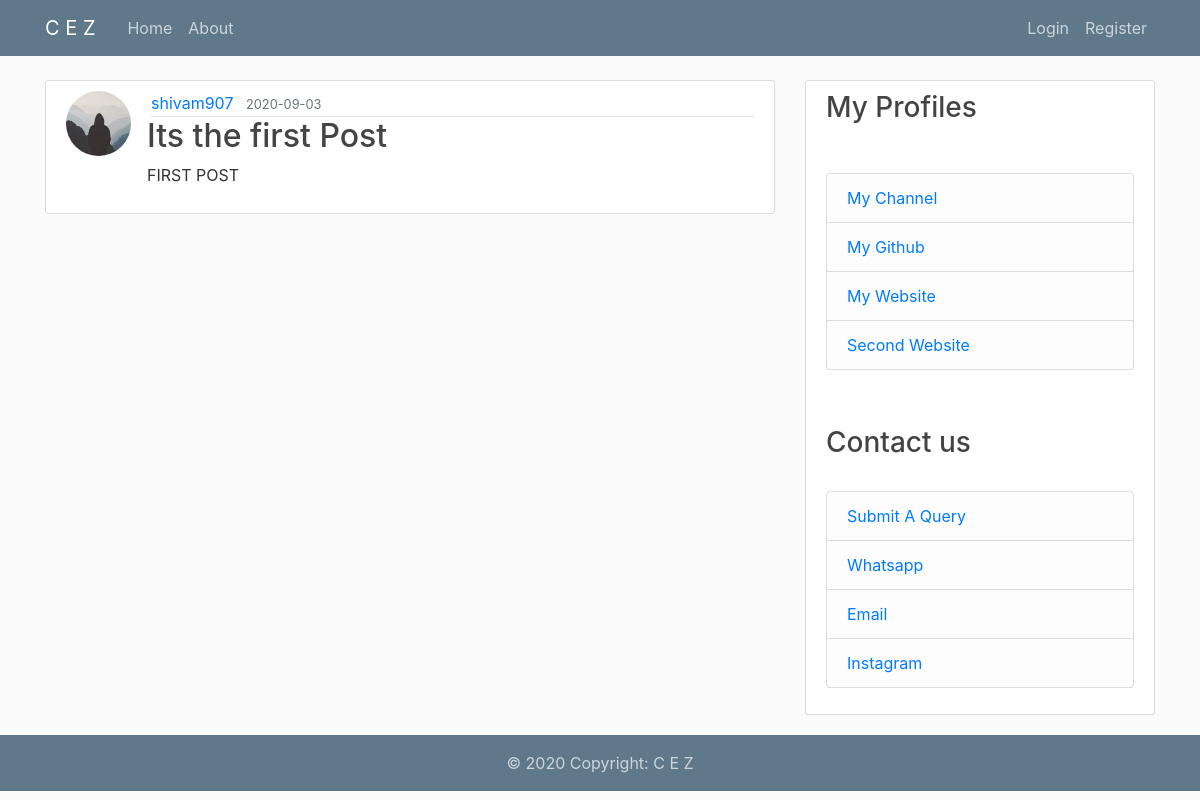
/post/1, run on the app's committed database.
### flaskblog/models.py (models this page shows, shortened)
class User(db.Model, UserMixin):
    id = db.Column(db.Integer, primary_key=True)
    username = db.Column(db.String(20), unique=True, nullable=False)
    email = db.Column(db.String(120), unique=True, nullable=False)
    image_file = db.Column(db.String(20), nullable=False, default='default.jpg')
    img_file = db.Column(db.String(20))
    password = db.Column(db.String(60), nullable=False)
    posts = db.relationship('Post', backref='author', lazy=True)

class Post(db.Model):
    id = db.Column(db.Integer, primary_key=True)
    title = db.Column(db.String(100), nullable=False)
    date_posted = db.Column(db.DateTime, nullable=False, default=datetime.utcnow)
    content = db.Column(db.Text, nullable=False)
    user_id = db.Column(db.Integer, db.ForeignKey('user.id'), nullable=False)

### flaskblog/routes.py (the view)
@app.route("/post/<int:post_id>")
def post(post_id):
    post = Post.query.get_or_404(post_id)
    return render_template('post.html', title=post.title, post=post)

### flaskblog/templates/post.html (shortened to what this page needs)
{% extends "layout.html" %}
{% block content %}
  <article class="media content-section">
    <img class="rounded-circle article-img" src="{{ url_for('static', filename='profile_pics/' + post.author.image_file) }}">
    <div class="media-body">
      <div class="article-metadata">
        <a class="mr-2" href="{{ url_for('user_posts', username=post.author.username) }}">{{ post.author.username }}</a>
        <small class="text-muted">{{ post.date_posted.strftime('%Y-%m-%d') }}</small>
      </div>
      <h2 class="article-title">{{ post.title }}</h2>
      <p class="article-content">{{ post.content }}</p>
    </div>
  </article>
{% endblock content %}

### flaskblog/static/main.css (style rules this page uses)
body { background: #fafafa; color: #333333; margin-top: 5rem; }
h1, h2, h3, h4, h5, h6 { color: #444444; }
.content-section { background: #ffffff; padding: 10px 20px; border: 1px solid #dddddd; border-radius: 3px; margin-bottom: 20px; }
.article-title { color: #444444; }
.article-content { white-space: pre-line; }
.article-img { height: 65px; width: 65px; margin-right: 16px; }
.article-metadata { padding-bottom: 1px; margin-left: 4px; border-bottom: 1px solid #e3e3e3 }

### flaskblog/templates/layout.html (style rules this page uses)
img { width: 40px; height: 40px; }

### data on the page
User: image_file (placeholder picture), author.username "shivam907"
Post: date_posted "2020-09-03", title "Its the first Post", content "FIRST POST"
